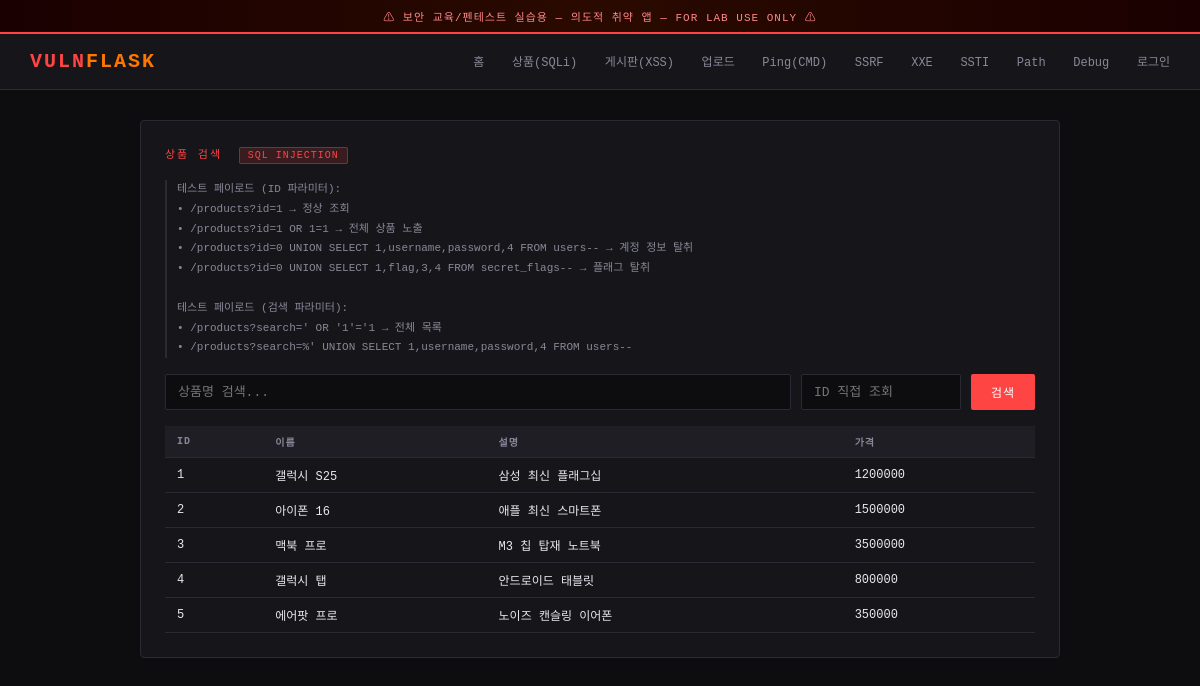
Page /products on the committed database.
### tables this page shows
CREATE TABLE products (
            id          INTEGER PRIMARY KEY AUTOINCREMENT,
            name        TEXT NOT NULL,
            description TEXT,
            price       INTEGER
        );

### app.py (the view, shortened to what this page needs)
@app.route("/products")
def products():
    search = request.args.get("search", "")
    product_id = request.args.get("id", "")
    results = []
    query_shown = ""
    error = None
    conn = get_db()
    c = conn.cursor()
    if product_id:
        query_shown = f"SELECT id,name,description,price FROM products WHERE id={product_id}"
        try:
            c.execute(query_shown)
            results = c.fetchall()
        except Exception as e:
            error = str(e)
    else:
        c.execute("SELECT id,name,description,price FROM products")
        results = c.fetchall()
    conn.close()
    return render_template("products.html",
                           results=results,
                           query=query_shown,
                           search=search,
                           error=error)

### app.py (called while the page is built)
def get_db():
    return sqlite3.connect(DB_PATH)

### templates/products.html (shortened to what this page needs)
{% extends "base.html" %}
{% block content %}
<div class="card">
  <div class="card-title">상품 검색 <span class="vuln-badge">SQL Injection</span></div>
  <div class="hint">
    테스트 페이로드 (ID 파라미터):<br>
    • <code>/products?id=1</code> → 정상 조회<br>
    • <code>/products?id=1 OR 1=1</code> → 전체 상품 노출<br>
    • <code>/products?id=0 UNION SELECT 1,username,password,4 FROM users--</code> → 계정 정보 탈취<br>
    • <code>/products?id=0 UNION SELECT 1,flag,3,4 FROM secret_flags--</code> → 플래그 탈취<br><br>
    테스트 페이로드 (검색 파라미터):<br>
    • <code>/products?search=' OR '1'='1</code> → 전체 목록<br>
    • <code>/products?search=%' UNION SELECT 1,username,password,4 FROM users--</code>
  </div>
  <form method="GET" style="display:flex;gap:10px;margin-bottom:16px;">
    <input type="text" name="search" placeholder="상품명 검색..." value="{{ search }}" style="flex:1;">
    <input type="text" name="id" placeholder="ID 직접 조회" style="width:160px;">
    <button type="submit" class="btn">검색</button>
  </form>
  {% if results %}
  <table style="margin-top:14px;">
    <tr><th>ID</th><th>이름</th><th>설명</th><th>가격</th></tr>
    {% for r in results %}
    <tr>
      <td>{{ r[0] }}</td>
      <td>{{ r[1] | safe }}</td>
      <td>{{ r[2] | safe }}</td>
      <td>{{ r[3] | safe }}</td>
    </tr>
    {% endfor %}
  </table>
  {% else %}
  <div style="color:var(--muted);font-size:12px;margin-top:10px;">검색 결과 없음</div>
  {% endif %}
</div>
{% endblock %}

### templates/base.html (shortened to what this page needs)
<!DOCTYPE html>
<html lang="ko">
<head>
</head>
<body>
<div class="warn-banner">⚠ 보안 교육/펜테스트 실습용 — 의도적 취약 앱 — FOR LAB USE ONLY ⚠</div>
<header>
  <a class="logo" href="/">VULN<span>FLASK</span></a>
  <nav>
    <a href="/">홈</a>
    <a href="/products">상품(SQLi)</a>
    <a href="/board">게시판(XSS)</a>
    <a href="/upload">업로드</a>
    <a href="/ping">Ping(CMD)</a>
    <a href="/fetch">SSRF</a>
    <a href="/xxe">XXE</a>
    <a href="/greet?name=Guest">SSTI</a>
    <a href="/file?name=readme.txt">Path</a>
    <a href="/debug">Debug</a>
    {% if session.user %}
      <a href="/dashboard">대시보드</a>
      <a href="/logout" style="color:var(--accent);">로그아웃({{ session.user }})</a>
    {% else %}
      <a href="/login">로그인</a>
    {% endif %}
  </nav>
</header>
<div class="container">
  {% block content %}{% endblock %}
</div>
</body>
</html>

### templates/base.html (style rules this page uses)
*,*::before,*::after { box-sizing:border-box;margin:0;padding:0 }
:root { --bg:#0d0d0f;--surface:#16161a;--surface2:#1e1e24; --border:#2a2a35;--accent:#ff4444;--accent2:#ff7700; --green:#00ff88;--text:#e8e8f0;--muted:#888899; --font:'Courier New',monospace; }
body { background:var(--bg);color:var(--text);font-family:var(--font);min-height:100vh; }
.warn-banner { background:linear-gradient(90deg,#1a0000,#2a0a00,#1a0000);border-bottom:2px solid var(--accent);padding:8px 20px;text-align:center;font-size:11px;color:#ff8888;letter-spacing:1px; }
header { background:var(--surface);border-bottom:1px solid var(--border);padding:0 30px;display:flex;align-items:center;justify-content:space-between;height:56px; }
.logo { font-size:20px;font-weight:bold;color:var(--accent);letter-spacing:2px;text-decoration:none; }
.logo span { color:var(--accent2); }
nav a { color:var(--muted);text-decoration:none;margin-left:18px;font-size:12px;transition:color .2s; }
.container { max-width:960px;margin:30px auto;padding:0 20px; }
.card { background:var(--surface);border:1px solid var(--border);border-radius:4px;padding:24px;margin-bottom:20px; }
.card-title { font-size:11px;letter-spacing:2px;color:var(--accent);text-transform:uppercase;margin-bottom:16px; }
.vuln-badge { display:inline-block;background:rgba(255,68,68,.15);border:1px solid rgba(255,68,68,.4);color:var(--accent);font-size:10px;padding:2px 8px;border-radius:2px;margin-left:8px;letter-spacing:1px; }
input[type=text],input[type=password],input[type=email],input[type=number],textarea,select { width:100%;background:var(--bg);border:1px solid var(--border);color:var(--text);padding:9px 12px;font-family:var(--font);font-size:13px;border-radius:2px;outline:none;transition:border-color .2s; }
.btn { display:inline-block;background:var(--accent);color:#fff;border:none;padding:9px 20px;font-family:var(--font);font-size:12px;letter-spacing:1px;cursor:pointer;border-radius:2px;text-decoration:none;transition:background .2s; }
.hint { font-size:11px;color:var(--muted);border-left:2px solid var(--border);padding-left:10px;line-height:1.8;margin-bottom:16px; }
table { width:100%;border-collapse:collapse;font-size:12px; }
th { background:var(--surface2);color:var(--muted);padding:8px 12px;text-align:left;font-size:10px;letter-spacing:1px;border-bottom:1px solid var(--border); }
td { padding:8px 12px;border-bottom:1px solid var(--border); }

### rows in the picture
products: id "1", name "갤럭시 S25", description "삼성 최신 플래그십", price "1200000"
products: id "2", name "아이폰 16", description "애플 최신 스마트폰", price "1500000"
products: id "3", name "맥북 프로", description "M3 칩 탑재 노트북", price "3500000"
products: id "4", name "갤럭시 탭", description "안드로이드 태블릿", price "800000"
products: id "5", name "에어팟 프로", description "노이즈 캔슬링 이어폰", price "350000"
